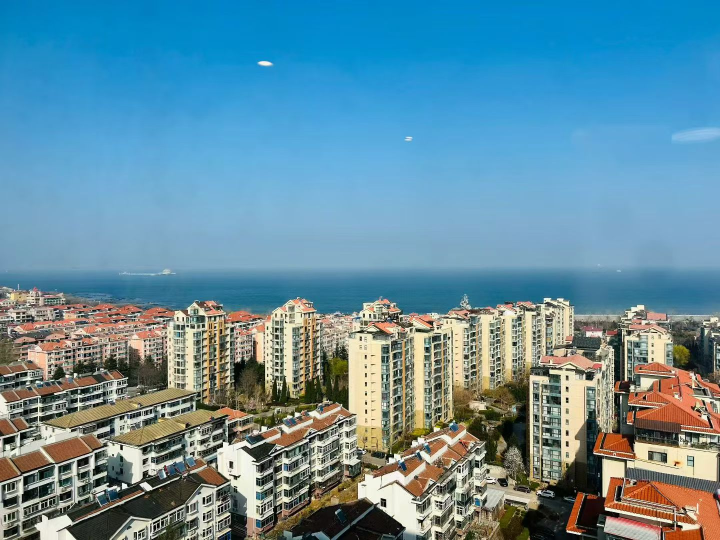
#> input picture resources/label_imgs/img1.jpg, 1440 x 1080 px, found by its file name (shown at 1/2 size); its folder holds 4 pictures in this run
$ python read_cvat_labels.py
#> lines starting #> are read from the running program, lines starting #| are printed output that depends on the picture
import re
import xml.dom.minidom

import numpy as np
from matplotlib import pyplot as plt
import PIL.Image
import pdb

dom = xml.dom.minidom.parse('annotations.xml')
#> (reads algo/labeling/annotations.xml from the repository)
root = dom.documentElement
# pdb.set_trace()

img_list = root.getElementsByTagName('image')

for img_i in img_list:
    # Get image info(name,size)
    img_name = img_i.getAttribute('name')
    img_size = (int(img_i.getAttribute('width')), int(img_i.getAttribute('height')))

    # Get label info
    mask_list = img_i.getElementsByTagName('task')
    polyline_list = img_i.getElementsByTagName('polyline')
    mask_info, polyline_info = [], []

    # Get mask label details
    for mask_i in mask_list:
        rle_convert_temp = [int(mask_i.getAttribute('left')), int(mask_i.getAttribute('top')), int(mask_i.getAttribute('width')), int(mask_i.getAttribute('height'))]
        mask_temp = [int(num) for num in re.findall(r'\d+', mask_i.getAttribute('rle'))]

        # Change rle data format to matrix format: [x1,y1,x2,y2]
        assert sum(mask_temp) == rle_convert_temp[2] * rle_convert_temp[3]

        M = np.zeros(rle_convert_temp[2], rle_convert_temp[3])
        N = len(mask_temp)
        n = 0
        val = 1
        for pos in range(N):
            val = not val
            for c in range(mask_temp[pos]):
                M[n] = val
                n += 1
        GEMFIELD = M.reshape(([rle_convert_temp[2], rle_convert_temp[3]]), order='F')
        count = 0
        ans = []
        for i in range(GEMFIELD.shape[0]):
            for j in range(GEMFIELD.shape[1]):
                if GEMFIELD[i][j] != 0:
                    count += 1
                    ans.append(j + rle_convert_temp[1])
                    ans.append(i + rle_convert_temp[0])
        mask_info.append(ans)

    # Get centerline label details, format: [x1,y1,x2,y2,x3,y3]
    for polyline_i in polyline_list:
        pattern = r'[-+]?[0-9]*\.?[0-9]?[0-9]'
        polyline_info.append([float(num) for num in re.findall(pattern, polyline_i.getAttribute('points'))])

    img_path = '/Users/alexlc/Products/src/AI/python-tutorials/resources/label_imgs/' + img_name
    img_temp = PIL.Image.open(img_path)
#> img_temp is the input picture: PIL image 1440x1080 RGB; mean R, G, B 99.3, 141.9, 159.4
    plt.imshow(img_temp)

    for ii in range(len(polyline_info)):
        ans = polyline_info[ii]
        x, y = [], []
        for jj in range(int(len(ans) / 2)):
            x.append(ans[2 * jj + 1])
            y.append(ans[2 * jj])
            plt.plot(y, x, c='blue')
    for ii in range(len(mask_info)):
        ans2 = mask_info[ii]
        im2 = np.zeros(np.shape(img_temp)[:2], int)
        for jj in range(int(len(ans2) / 2)):
            im2[ans2[jj * 2], ans2[ii * 2 + 1]] = 1
        plt.imshow(im2, alpha=0.3)

    plt.show()
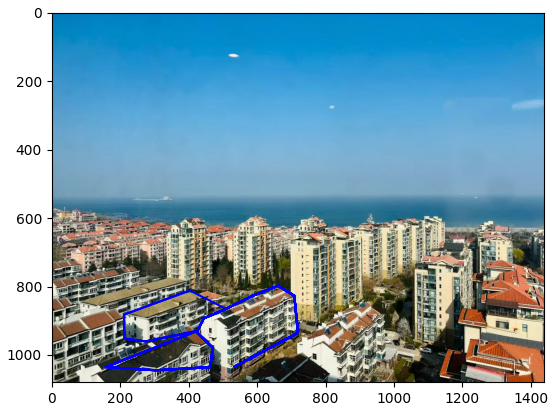
#> figure drawn by matplotlib, 1 panel
#> pass 2 of the loop `for img_i in img_list:`:
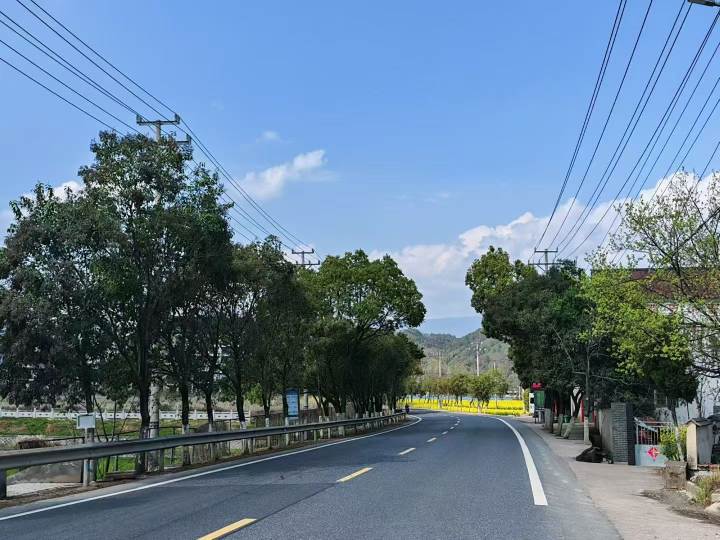
#> input picture resources/label_imgs/img2.jpg, 1440 x 1080 px, found by its file name (shown at 1/2 size)
#> img_temp is the input picture: PIL image 1440x1080 RGB; mean R, G, B 100, 124.2, 145.4
#> `plt.show()`:
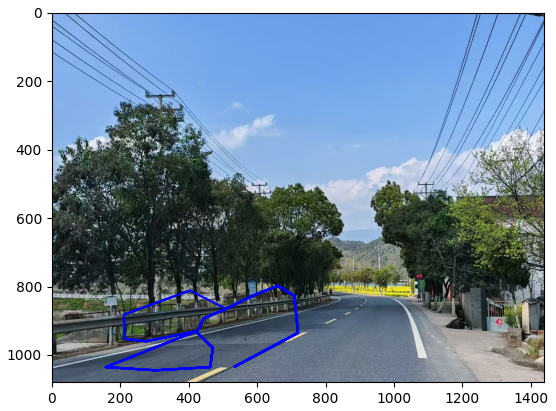
#> figure drawn by matplotlib, 1 panel
#> pass 3 of the loop `for img_i in img_list:`:
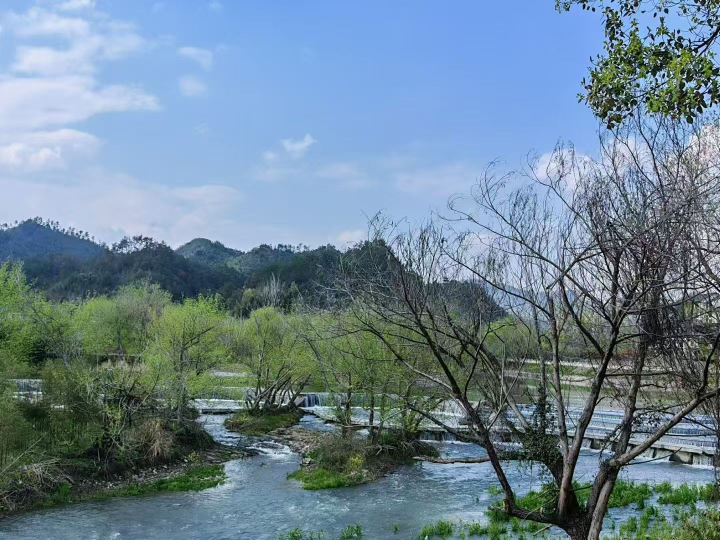
#> input picture resources/label_imgs/img3.jpg, 1440 x 1080 px, found by its file name (shown at 1/2 size)
#> img_temp is the input picture: PIL image 1440x1080 RGB; mean R, G, B 108.9, 132.4, 147.6
#> `plt.show()`:
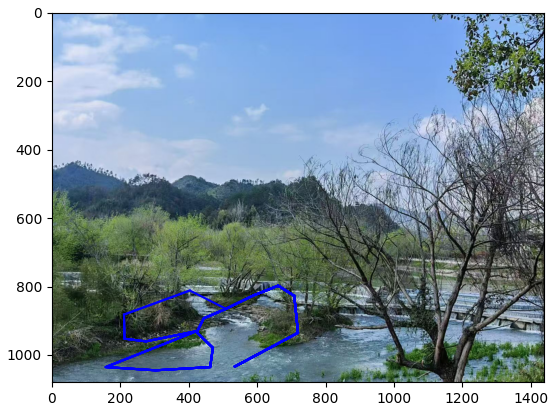
#> figure drawn by matplotlib, 1 panel
#> the loop made 4 passes; the first 3 are shown
    # pdb.set_trace()
